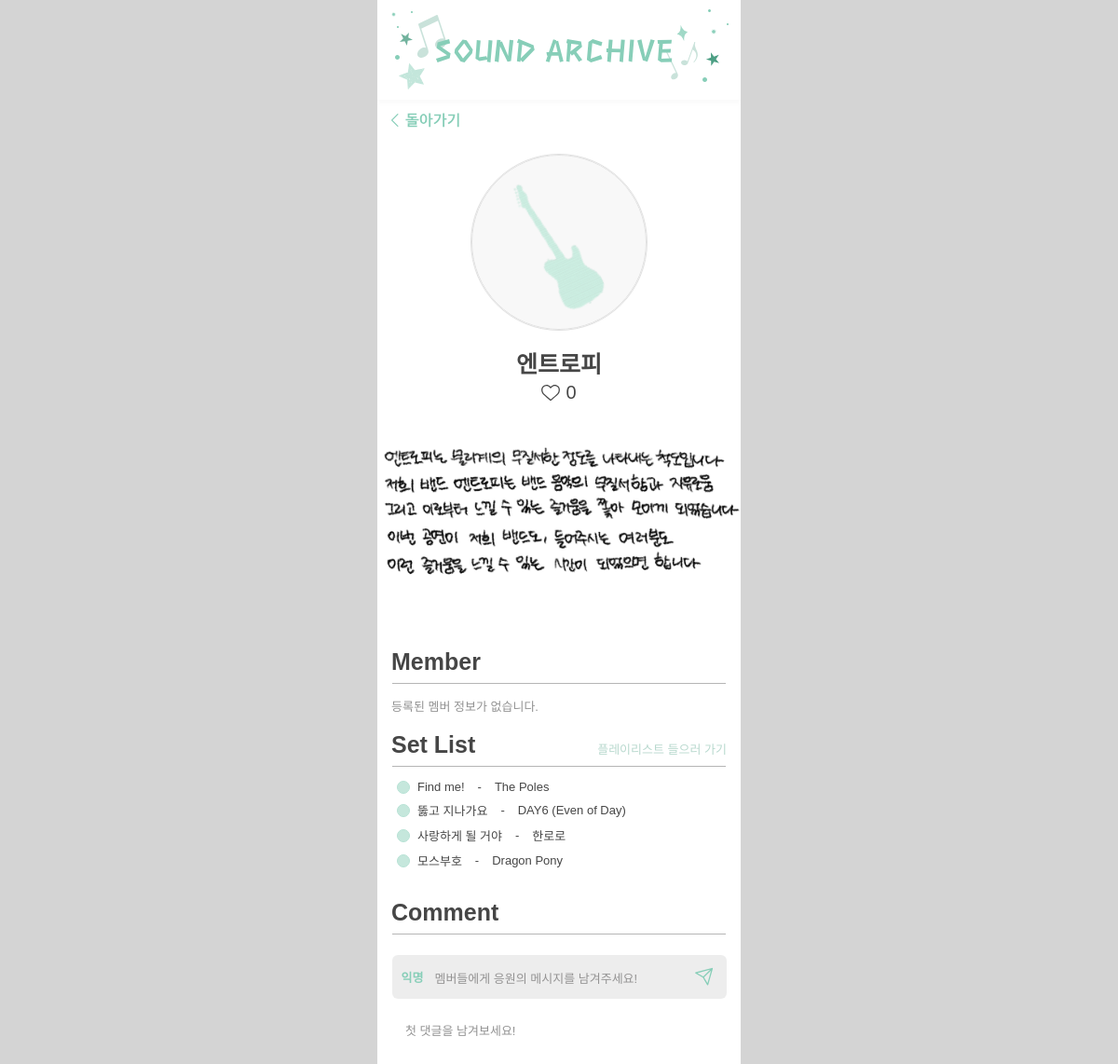
/bands/3/, run on an earlier commit of the app's database.
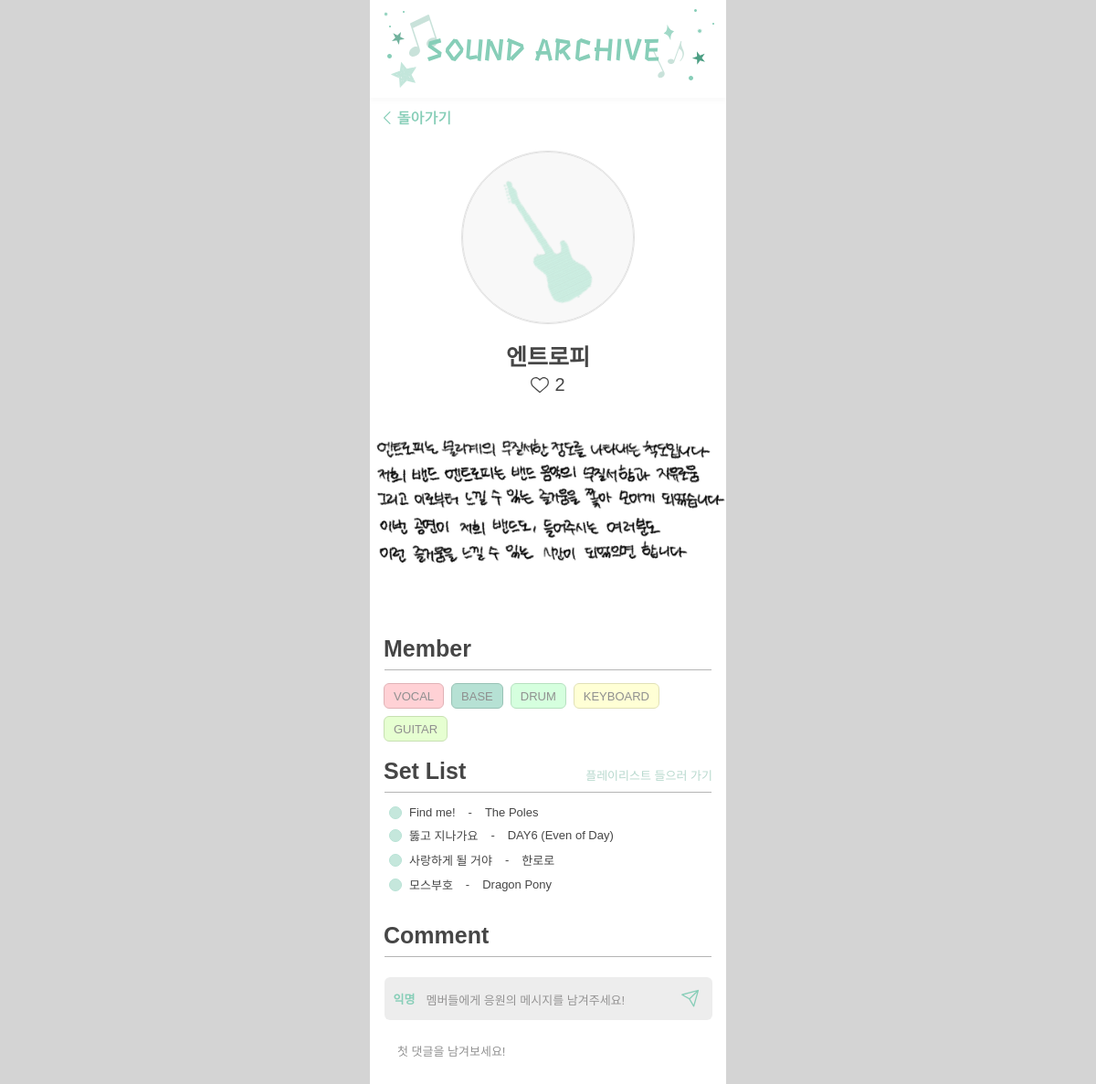
And on a later commit of the database.
### archive/models.py (models this page shows, shortened)
class Band(models.Model):
    PROFILE_IMAGE_CHOICES = [
        ('bands/images/blue_profile.png', '파란 프로필'),
        ('bands/images/undefined66_profile.png', 'Undefined66 프로필'),
        ('bands/images/what4ever_profile.png', 'WHAT4EVER 프로필'),
        ('bands/images/release_profile.png', '릴리즈 프로필'),
        ('bands/images/jazzpeople_profile.jpg', '재찾사 프로필'),
        ('bands/images/firstint_profile.png', '초심 프로필'),
        ('bands/images/rhythm_profile.jpg', '리듬군단 프로필'),
    ]
    DES_IMAGE_CHOICES = [
        ('bands/images/undefined66_des.jpg', 'Undefined66 소개'),
        ('bands/images/what4ever_des.jpeg', 'WHAT4EVER 소개'),
        ('bands/images/rhythm_des.jpeg', '리듬군단 소개'),
        ('bands/images/release_des.jpeg', '릴리즈 소개'),
        ('bands/images/baedangjoo_des.jpg', '배당주 소개'),
        ('bands/images/entrophy_des.jpeg', '엔트로피 소개'),
        ('bands/images/jazzpeople_des.jpeg', '재찾사 소개'),
        ('bands/images/firstint_des.jpg', '초심 소개'),
        ('bands/images/blue_des.png', '파란 소개'),
        ('bands/images/hathow9y_des.jpeg', '해쏘웨이 소개'),
    ]
    name = models.CharField(max_length=200)
    profile_image = models.CharField(max_length=200, choices=PROFILE_IMAGE_CHOICES, blank=True, null=True)
    description_image = models.CharField(max_length=200, choices=DES_IMAGE_CHOICES, blank=True, null=True)
    playlist_url = models.URLField(blank=True, null=True)  # "플레이리스트 들으러 가기" 링크
    likes_count = models.PositiveIntegerField(default=0)
    created_at = models.DateTimeField(default=timezone.now)
    class Meta:
        ordering = ['id']

class SetListItem(models.Model):
    band = models.ForeignKey(Band, on_delete=models.CASCADE, related_name='setlist')
    title = models.CharField(max_length=250)   # 노래 제목
    artist = models.CharField(max_length=200, blank=True)  # 가수
    order = models.PositiveIntegerField(default=0)
    class Meta:
        ordering = ['order']

class Member(models.Model):
    band = models.ForeignKey(Band, on_delete=models.CASCADE, related_name='members')
    role = models.CharField(max_length=100, blank=True)  # 역할 (ex. Vocal)
    order = models.PositiveIntegerField(default=0)
    class Meta:
        ordering = ['order']

### archive/views.py (the view)
# urls.py: path('bands/<int:pk>/', views.BandDetailView.as_view(), name='detail'),
class BandDetailView(DetailView):
    model = Band
    template_name = 'bands/detail.html'
    context_object_name = 'band'

### archive/templates/bands/detail.html (shortened to what this page needs)
{% extends 'bands/base.html' %}
{% load static %}
{% block content %}
<section class="detail-wrap" data-band-id="{{ band.id }}">
  <div class="detail-back">
    <a href="{% url 'archive:home' %}" class="back-btn" aria-label="뒤로">
      <img src="{% static 'bands/images/back_button.svg' %}" alt="뒤로가기">
    </a>
  </div>
  <div class="detail-profile">
    <div class="detail-profile-circle">
      <img
        src="{% if band.profile_image %}{% static band.profile_image %}{% else %}{% static 'bands/images/detail_profile.svg' %}{% endif %}"
        alt="{{ band.name }} 프로필"
        class="detail-profile-img">
    </div>
  </div>
  <div class="detail-title-like">
    <h1 class="detail-name">{{ band.name }}</h1>
    <div class="detail-like">
      <button class="heart-btn" type="button" aria-label="좋아요" data-liked="false">
        <img src="{% static 'bands/images/detail_heart_blank.svg' %}" alt="" class="heart-icon">
      </button>
      <span class="like-count">{{ band.likes_count }}</span>
    </div>
  </div>
  <div class="detail-desc-box">
    {% if band.description_image %}
      <img src="{% static band.description_image %}" alt="팀 설명 이미지" class="detail-desc-img">
    {% else %}
      <div class="detail-desc-placeholder"></div>
    {% endif %}
  </div>
  <section class="detail-section">
    <h2 class="section-title">Member</h2>
    <hr class="section-divider">
    <ul class="member-list">
      {% for m in band.members.all %}
        <li class="member-item">
          <span class="role-pill">{{ m.role|default:"" }}</span>
        </li>
      {% empty %}
        <li class="member-item empty-text">등록된 멤버 정보가 없습니다.</li>
      {% endfor %}
    </ul>
  </section>
  <section class="detail-section">
    <div class="setlist-head">
      <h2 class="section-title">Set List</h2>
      {% if band.playlist_url %}
        <a href="{{ band.playlist_url }}" target="_blank" rel="noopener" class="playlist-link">플레이리스트 들으러 가기</a>
      {% else %}
        <span class="playlist-link disabled">플레이리스트 들으러 가기</span>
      {% endif %}
    </div>
    <hr class="section-divider">
    <ul class="setlist">
      {% for s in band.setlist.all %}
        <li class="setlist-item">
          <span class="dot"></span>
          <span class="song-title">{{ s.title }}</span>
          <span class="dash">-</span>
          <span class="song-artist">{{ s.artist }}</span>
        </li>
      {% empty %}
        <li class="setlist-item empty-text">등록된 셋리스트가 없습니다.</li>
      {% endfor %}
    </ul>
  </section>
  <section class="detail-section">
    <h2 class="section-title">Comment</h2>
    <hr class="section-divider">
    <form id="comment-form" class="comment-form"
          action="{% url 'archive:add_comment' band.id %}" method="post"
          onsubmit="return false;">
      <div class="comment-input">
        <span class="anon-label">익명</span>
        <textarea name="text" id="comment-text" rows="2"
          placeholder="멤버들에게 응원의 메시지를 남겨주세요!" required></textarea>
        <button class="comment-send" type="submit" aria-label="전송">
          <img src="{% static 'bands/images/Messanger.svg' %}" alt="">
        </button>
      </div>
    </form>
    <ul id="comment-list" class="comment-list">
      {% for c in band.comments.all %}
        <li class="comment-item">
          <div class="comment-text">{{ c.text }}</div>
          <div class="comment-meta">{{ c.created_at|date:"Y-m-d H:i" }}</div>
        </li>
      {% empty %}
        <li class="comment-item empty-text">첫 댓글을 남겨보세요!</li>
      {% endfor %}
    </ul>
  </section>
</section>
{% endblock %}

### archive/templates/bands/base.html (shortened to what this page needs)
{% load static %}
<!DOCTYPE html>
<html lang="ko">
<head>
  <link rel="stylesheet" href="{% static 'bands/css/styles.css' %}">
</head>
<body class="sa-body">
  <div class="sa-app">
    <header class="sa-header">
      <img src="{% static 'bands/images/upper_bar.svg' %}" alt="SOUND ARCHIVE" class="sa-header-img">
    </header>
    <main class="sa-main">
      {% block content %}{% endblock %}
    </main>
  </div>
</body>
</html>

### static/bands/css/styles.css (style rules this page uses)
:root { --sa-green:#87CEB8; --sa-green-dark:#4D9F84; --sa-text:#464646; --sa-gray:#F8F8F8; --sa-gray-line:#E1E1E1; --sa-divider:#B5B5B5; }
* { box-sizing: border-box; }
html, body { margin: 0; padding: 0; background: #d4d4d4; }
.sa-body { font-family: "Hancom Gothic", "Apple SD Gothic Neo", "Malgun Gothic", "Noto Sans KR", sans-serif; color: var(--sa-text); }
.sa-app { max-width: 390px; width: 100%; min-height: 100vh; margin: 0 auto; background: #fff; }
.sa-header { position: fixed; top: 0; left: 0; width: 100%; max-width: 390px; margin: 0 auto; right: 0; z-index: 1000; }
.sa-header-img { display: block; width: 100%; height: auto; }
.sa-main { padding: 107px 0 24px 0; }
.heart-btn { border:0; background:none; padding:0; line-height:0; cursor:pointer; }
.heart-icon { width:20px; height:17px; }
.like-count { font-size:15px; }
.detail-wrap { position:relative; padding-bottom:40px; }
.detail-back { padding:14px 15px 0; }
.back-btn img { width:73px; height:16px; display:block; }
.detail-profile { margin-top:28px; display:flex; justify-content:center; }
.detail-profile-circle { width:190px; height:190px; border-radius:9999px; background:var(--sa-gray); border:1px solid var(--sa-gray-line); position:relative; overflow:hidden; }
.detail-profile-img { width:100%; height:100%; object-fit:contain; }
.detail-title-like { margin-top:24px; display:flex; flex-direction:column; align-items:center; gap:6px; }
.detail-name { font-size:25px; font-weight:700; line-height:1; margin:0; }
.detail-like { display:flex; align-items:center; gap:6px; }
.detail-like .heart-icon { width:20px; height:17px; }
.detail-like .like-count { font-size:20px; }
.detail-desc-box { margin-top: 26px; }
.detail-desc-img { display: block; max-width: 390px; max-height: none; }
.detail-section { padding:18px 15px 0; }
.section-title { font-size:25px; font-weight:700; margin:0 0 8px; }
.section-divider { width:358px; height:0; border:none; border-top:0.7px solid var(--sa-divider); margin:0 auto 14px; }
.member-list { list-style:none; margin:0; padding:0; display:flex; flex-wrap: wrap; gap: 8px; }
.member-item { margin: 0; }
.role-pill { padding: 0 10px; height:28px; display:inline-flex; align-items:center; justify-content:center; border-radius:6px; border:1px solid var(--sa-green); background-color:transparent; opacity:.6; font-size:13px; font-weight:400; color:var(--sa-text); white-space: nowrap; }
.setlist-head { display:flex; align-items:center; justify-content:space-between; }
.playlist-link { font-size:13px; color:var(--sa-green-dark); text-decoration:none; }
.playlist-link.disabled { opacity:.4; pointer-events:none; }
.setlist { list-style:none; margin:0; padding:0 0 6px; }
.setlist-item { position:relative; display:flex; align-items:center; gap:8px; padding-left:6px; margin:8px 0; }
.setlist-item .dot { width:14px; height:14px; border-radius:9999px; border:1px solid var(--sa-green); background-color:rgba(135,206,184,.8); opacity:.6; }
.song-title, .song-artist, .dash { font-size:13px; }
.dash { margin:0 6px; }
.comment-form { padding-top:8px; }
.comment-form, .comment-form * { font-family: inherit; }
.comment-input { width:359px; height:47px; margin:0 auto; border-radius:6px; background:rgba(86, 86, 86, 0.107); position:relative; display:flex; align-items:center; gap:8px; padding:7px 10px; }
.anon-label { color:var(--sa-green); font-weight:700; font-size:13px; }
#comment-text { flex:1; height:30px; border:none; background:transparent; color:#3e3e3ebc; font-size:13px; outline:none; padding:6px 4px; resize:none; overflow:hidden; }
#comment-text::placeholder { color: #949393; opacity: 1; font-size: 13px; }
.comment-send { border:0; background:none; padding:0; line-height:0; cursor:pointer; }
.comment-send img { width:24px; height:24px; }
.comment-list { list-style:none; margin:16px 0 0; padding:0 15px; }
.comment-item { padding:8px 0; border-top:0.7px solid var(--sa-divider); }
.comment-item:first-child { border-top:none; }
.empty-text { color:#777; opacity:.8; font-size:13px; }

What changed in the data, as far as the page shows it:
changed Band "엔트로피": likes_count "0" → "2"
added Member: role "VOCAL"
added Member: role "BASE"
added Member: role "DRUM"
added Member: role "KEYBOARD"
added Member: role "GUITAR"
Also different on the page:
text no longer shown: "등록된 멤버 정보가 없습니다."
